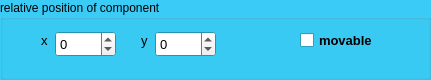
      <widget class="QGroupBox" name="groupPosition">
       <property name="geometry">
        <rect>
         <x>10</x>
         <y>120</y>
         <width>431</width>
         <height>80</height>
        </rect>
       </property>
       <property name="palette">
        <palette>
         <active>
          <colorrole role="Base">
           <brush brushstyle="SolidPattern">
            <color alpha="255">
             <red>255</red>
             <green>255</green>
             <blue>255</blue>
            </color>
           </brush>
          </colorrole>
          <colorrole role="Window">
           <brush brushstyle="SolidPattern">
            <color alpha="255">
             <red>58</red>
             <green>204</green>
             <blue>246</blue>
            </color>
           </brush>
          </colorrole>
         </active>
         <inactive>
          <colorrole role="Base">
           <brush brushstyle="SolidPattern">
            <color alpha="255">
             <red>255</red>
             <green>255</green>
             <blue>255</blue>
            </color>
           </brush>
          </colorrole>
          <colorrole role="Window">
           <brush brushstyle="SolidPattern">
            <color alpha="255">
             <red>58</red>
             <green>204</green>
             <blue>246</blue>
            </color>
           </brush>
          </colorrole>
         </inactive>
         <disabled>
          <colorrole role="Base">
           <brush brushstyle="SolidPattern">
            <color alpha="255">
             <red>58</red>
             <green>204</green>
             <blue>246</blue>
            </color>
           </brush>
          </colorrole>
          <colorrole role="Window">
           <brush brushstyle="SolidPattern">
            <color alpha="255">
             <red>58</red>
             <green>204</green>
             <blue>246</blue>
            </color>
           </brush>
          </colorrole>
         </disabled>
        </palette>
       </property>
       <property name="autoFillBackground">
        <bool>true</bool>
       </property>
       <property name="title">
        <string>relative position of component</string>
       </property>
       <widget class="QSpinBox" name="spinRelPositionX">
        <property name="geometry">
         <rect>
          <x>55</x>
          <y>31</y>
          <width>61</width>
          <height>26</height>
         </rect>
        </property>
        <property name="font">
         <font>
          <pointsize>10</pointsize>
          <weight>50</weight>
          <bold>false</bold>
         </font>
        </property>
        <property name="minimum">
         <number>-100</number>
        </property>
        <property name="maximum">
         <number>100</number>
        </property>
       </widget>
       <widget class="QSpinBox" name="spinRelPositionY">
        <property name="geometry">
         <rect>
          <x>155</x>
          <y>31</y>
          <width>61</width>
          <height>26</height>
         </rect>
        </property>
        <property name="font">
         <font>
          <pointsize>10</pointsize>
          <weight>50</weight>
          <bold>false</bold>
         </font>
        </property>
        <property name="minimum">
         <number>-100</number>
        </property>
        <property name="maximum">
         <number>100</number>
        </property>
       </widget>
       <widget class="QLabel" name="label_45">
        <property name="geometry">
         <rect>
          <x>41</x>
          <y>31</y>
          <width>16</width>
          <height>18</height>
         </rect>
        </property>
        <property name="font">
         <font>
          <pointsize>10</pointsize>
          <weight>50</weight>
          <bold>false</bold>
         </font>
        </property>
        <property name="text">
         <string>x</string>
        </property>
       </widget>
       <widget class="QLabel" name="label_46">
        <property name="geometry">
         <rect>
          <x>141</x>
          <y>31</y>
          <width>16</width>
          <height>18</height>
         </rect>
        </property>
        <property name="font">
         <font>
          <pointsize>10</pointsize>
          <weight>50</weight>
          <bold>false</bold>
         </font>
        </property>
        <property name="text">
         <string>y</string>
        </property>
       </widget>
       <widget class="QCheckBox" name="checkMovable">
        <property name="geometry">
         <rect>
          <x>300</x>
          <y>25</y>
          <width>111</width>
          <height>31</height>
         </rect>
        </property>
        <property name="font">
         <font>
          <pointsize>10</pointsize>
          <weight>75</weight>
          <bold>true</bold>
         </font>
        </property>
        <property name="text">
         <string>movable</string>
        </property>
       </widget>
      </widget>
